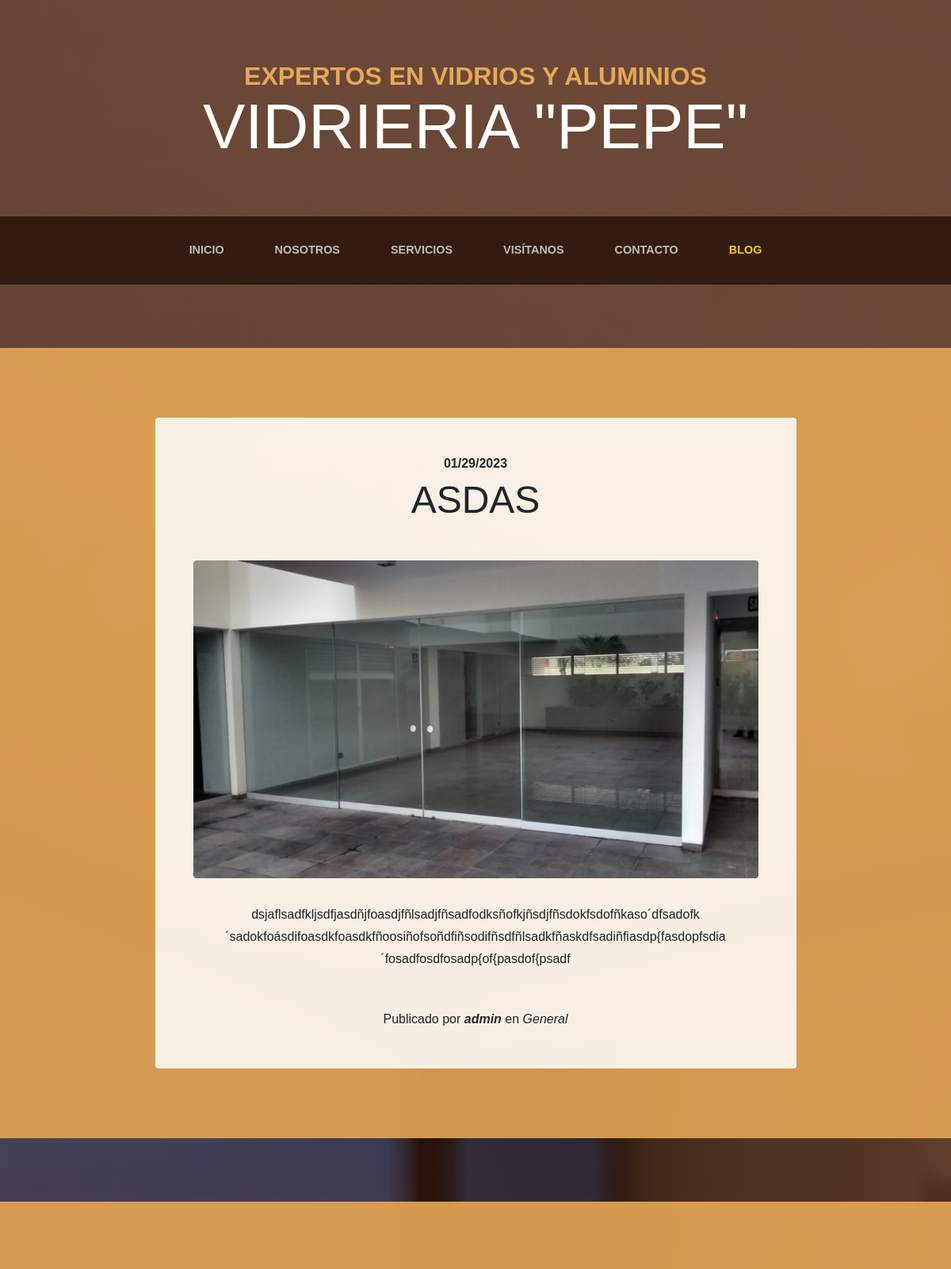
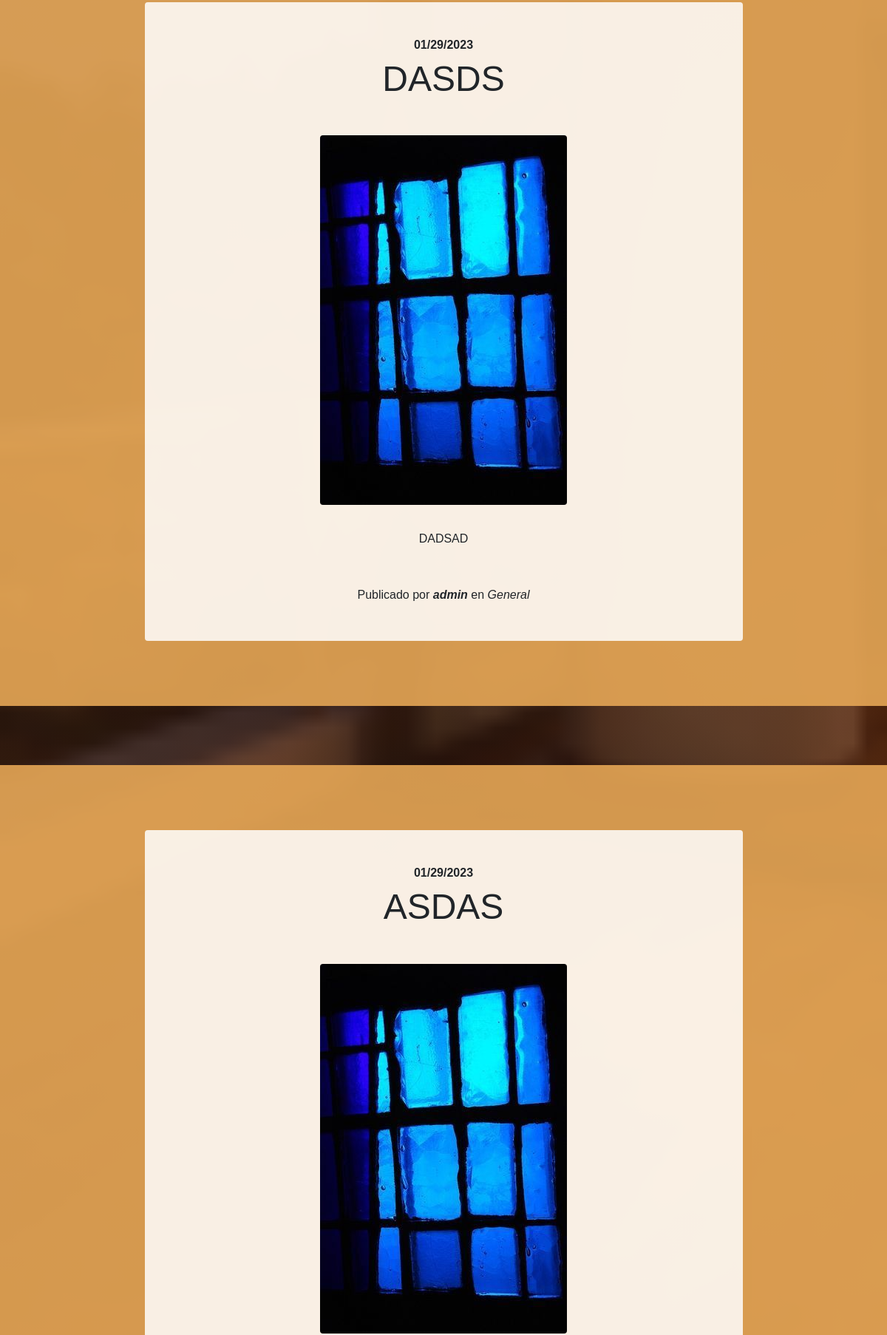
Screenshot of /blog/category/1/ (upper part) with the database file from the repository (2 pictures, top to bottom).
### blog/models.py (models this page shows, shortened)
class Post(models.Model):
     title = models.CharField(max_length=200, verbose_name="Titulo")
     content = models.TextField(verbose_name="Contenido")
     published = models.DateField(verbose_name="Fecha de publicacion",default=now)
     image = models.ImageField(verbose_name="Imagen",upload_to="blog",null= True , blank= True   )
     author = models.ForeignKey(User,verbose_name="Autor",on_delete=models.CASCADE)
     categories = models.ManyToManyField(Category, verbose_name="categorias",related_name="get_post")
     created   = models.DateTimeField(auto_now_add=True, verbose_name="Fecha de creacion")
     updated   = models.DateTimeField(auto_now=True, verbose_name="Fecha de edicion")
     class Meta:
      verbose_name        = "entrada"
      verbose_name_plural = "entrada"
      ordering            = ['-created' ]

class Category(models.Model):
    name = models.CharField(max_length=100, verbose_name="Nombre")
    created   = models.DateTimeField(auto_now_add=True, verbose_name="Fecha de creacion")
    updated   = models.DateTimeField(auto_now=True, verbose_name="Fecha de edicion")
    class Meta:
        verbose_name        = "categoria"
        verbose_name_plural = "categoria"
        ordering            = ['-created' ]

### blog/views.py (the view)
# urls.py: path('category/<int:category_id>/', views.category, name = "category"),
def category(request, category_id):
    category = get_object_or_404(Category, id=category_id)
    return render(request,"blog/category.html",{'category':category })

### social/procesos.py (called while the page is built)
def ctx_dict(request):
    ctx = {}
    links = Link.objects.all()
    for link in links :
        ctx[link.key] = link.url
    return ctx

### blog/templates/blog/category.html (shortened to what this page needs)
{% extends 'core/base.html' %}
{% load static %}
{% block content %}
{% for post in category.get_post.all %}
<section class="page-section cta">
  <div class="container">
    <div class="row">
      <div class="col-xl-9 mx-auto">
        <div class="cta-innerv text-center rounded">
          <h2 class="section-heading mb-5">
            <span class="section-heading-upper">{{post.published|date:"SHORT_DATE_FORMAT"}}</span>
            <span class="section-heading-lower">{{post.title}}</span>
          </h2>
          <p class="mb-0">
            <img class="mx-auto d-flex rounded img-fluid mb-3 mb-lg-0" src="{{post.image.url}}" alt="">
          </p>
          <p class="mb-0 mbt">
           {{post.content|linebreaks}}
          </p>
          <p class="mb-0 mbt">
            <span class="section-heading-under">Publicado por <em><b>{{post.author}}</b></em> en <em>
               {% for category in   post.categories.all %}
                <a hrfe="{% url 'category' category.id %}" class ="link"> {{category.name}} {% if not forloop.last %},{% endif%}
               {% endfor %}
               </em>
               </span>
          </p>
        </div>
      </div>
    </div>
  </div>
</section>
{% endfor%}
{% endblock %}

### core/templates/core/base.html (shortened to what this page needs)
<!DOCTYPE html>
<html lang="es">
  <head>
    {% load static %}
    <link href="{%  static 'core/vendor/bootstrap/css/bootstrap.min.css' %}" rel="stylesheet">
    <link href="{%  static 'core/vendor/font-awesome/css/font-awesome.min.css' %}" rel="stylesheet" type="text/css">
    <link href="{%  static 'core/css/business-casual.css' %}" rel="stylesheet">
    <link href="{%  static 'core/css/whatsapp.css' %}" rel="stylesheet">
    <link href="{% static 'core/css/estilos.css' %}"   rel="stylesheet">
  </head>
  <body>
 <link rel="stylesheet" href="https://maxcdn.bootstrapcdn.com/font-awesome/4.5.0/css/font-awesome.min.css">
    <h1 class="site-heading text-center text-white d-none d-lg-block">
      <span class="site-heading-upper text-primary mb-3">Expertos en vidrios y aluminios</span>
      <span class="site-heading-lower">Vidrieria "PEPE" </span>
    </h1>
    <nav class="navbar navbar-expand-lg navbar-dark py-lg-4" id="mainNav">
      <div class="container">
        <div class="collapse navbar-collapse" id="navbarResponsive">
          <ul class="navbar-nav mx-auto">
            <li class="nav-item  px-lg-4 {% if request.path == '/' %} active {% endif %}" >
              <a class="nav-link text-uppercase text-expanded" href="{% url 'home' %}">Inicio</a>
            </li>
            <li class="nav-item px-lg-4 {% if request.path == '/about/' %} active {% endif %}">
              <a class="nav-link text-uppercase text-expanded" href="{% url 'about' %}">Nosotros</a>
            </li>
            <li class="nav-item px-lg-4 {% if request.path == '/services/' %} active {% endif %}">
              <a class="nav-link text-uppercase text-expanded" href="{% url 'services' %}">Servicios</a>
            </li>
            <li class="nav-item px-lg-4 {% if request.path == '/store/' %} active {% endif %}">
              <a class="nav-link text-uppercase text-expanded" href="{% url 'store' %}">Visítanos</a>
            </li>
            <li class="nav-item px-lg-4 {% if request.path == '/contact/' %} active {% endif %}">
              <a class="nav-link text-uppercase text-expanded" href="{% url 'contact' %}">Contacto</a>
            </li>
            <li class="nav-item px-lg-4 {% if request.path|slice:":6" == '/blog/' %}active{% endif %}">
              <a class="nav-link text-uppercase text-expanded" href="{% url 'blog' %}">Blog</a>
            </li>
          </ul>
        </div>
      </div>
    </nav>
{% block content %}{% endblock %}
  </body>
</html>

### core/static/core/css/business-casual.css (style rules this page uses)
body { font-family: 'Lora'; background: linear-gradient(rgba(47, 23, 15, 0.65), rgba(47, 23, 15, 0.65)), url("../img/bg.jpg"); background-attachment: fixed; background-position: center; background-size: cover; }
h1, h2, h3, h4, h5, h6 { font-family: 'Raleway'; }
p { line-height: 1.75; }
.site-heading { margin-top: 5rem; margin-bottom: 5rem; text-transform: uppercase; line-height: 1; font-family: 'Raleway'; }
.site-heading .site-heading-upper { display: block; font-size: 2rem; font-weight: 800; }
.site-heading .site-heading-lower { font-size: 5rem; font-weight: 100; line-height: 4rem; }
.page-section { margin-top: 5rem; margin-bottom: 5rem; }
.section-heading { text-transform: uppercase; }
.section-heading .section-heading-upper { display: block; font-size: 1rem; font-weight: 800; padding-bottom:.5rem; }
.section-heading .section-heading-lower { display: block; font-size: 3rem; font-weight: 100; }
#mainNav { background-color: rgba(47, 23, 15, 0.9); font-family: 'Raleway'; }
#mainNav .navbar-nav .nav-item .nav-link { color: rgba(255, 255, 255, 0.7); font-weight: 800; }
#mainNav .navbar-nav .nav-item.active .nav-link { color: #eccd1c; }
@media (min-width: 992px) { #mainNav .navbar-nav .nav-item .nav-link { font-size: 0.9rem; } }
.cta { padding-top: 5rem; padding-bottom: 5rem; background-color: rgba(230, 167, 86, 0.9); }
.cta .cta-innerv { position: relative; padding: 3rem; margin: 0.5rem; background-color: rgba(255, 255, 255, 0.85); }
.text-primary { color: #e6a756 !important; }
.mbt { padding-top: 2rem; }
a.link { color: #df902a; }

### core/static/core/css/estilos.css (style rules this page uses)
* { margin: 0; padding: 0; box-sizing: border-box; font-family: sans-serif; }

### rows the page displays
Post: published "01/29/2023", title "ASDAS", image (picture), content "dsjaflsadfkljsdfjasdñjfoasdjfñlsadjfñsadfodksñofkjñsdjfñsdokfsdofñkaso´dfsadofk´sadokfoásdifoasdkfoasdkfñoosiñofsoñdfiñsodifñsdfñlsadkfñaskdfsadiñfiasdp{fasdopfsdia´fosadfosdfosadp{of{pasdof{psadf", author "admin"
Category: name "General"
Post: published "01/29/2023", title "DASDS", image (picture), content "DADSAD", author "admin"
Post: published "01/29/2023", title "ASDAS", image (picture)
